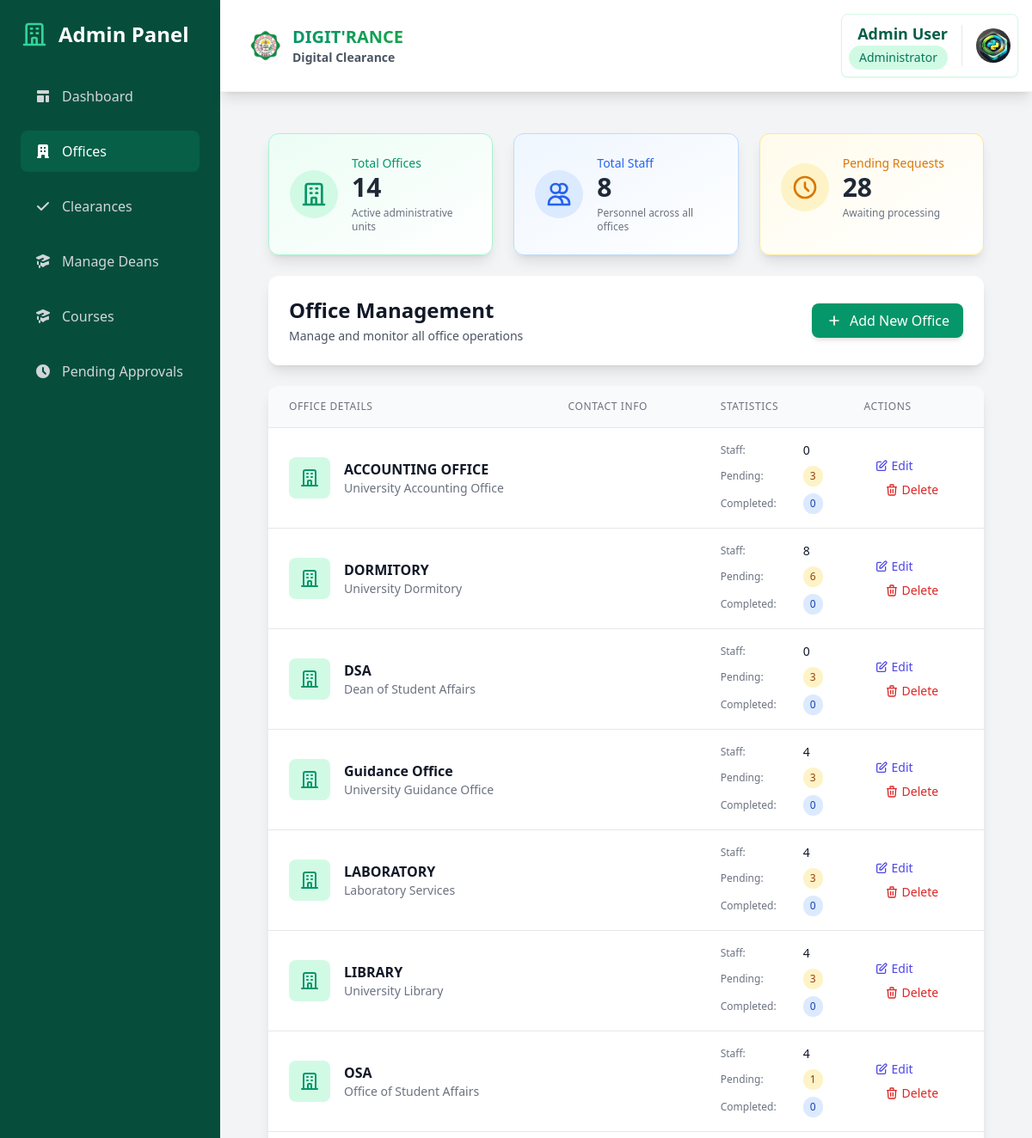
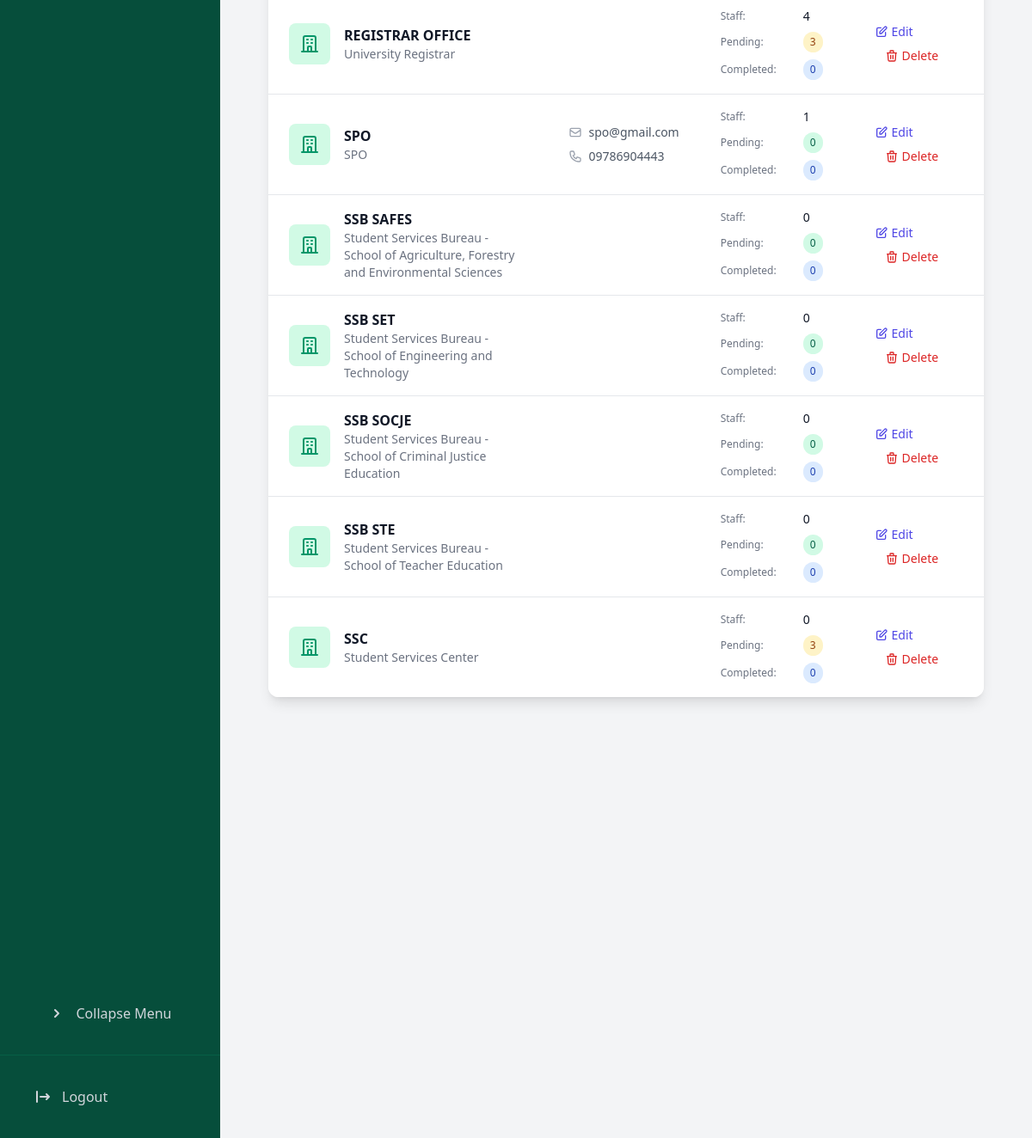
Page /dashboard/admin/offices/ (signed in) on the committed database (2 pictures, top to bottom).
### core/models.py (models this page shows, shortened)
class Office(models.Model):
    OFFICE_TYPES = [
        ('SET', 'SET'),
        ('STE', 'STE'),
        ('SOCJE', 'SOCJE'),
        ('SAFES', 'SAFES'),
        ('SSB SET', 'SSB SET'),
        ('SSB STE', 'SSB STE'),
        ('SSB SOCJE', 'SSB SOCJE'),
        ('SSB SAFES', 'SSB SAFES'),
        ('OTHER', 'OTHER'),
    ]
    name = models.CharField(max_length=255, unique=True)
    office_type = models.CharField(max_length=50, choices=OFFICE_TYPES, default='OTHER')
    affiliated_dean = models.ForeignKey(Dean, on_delete=models.SET_NULL, null=True, blank=True, help_text="Associate this office with a specific dean (program)")
    description = models.TextField(blank=True, null=True)
    location = models.CharField(max_length=255, blank=True, null=True)
    contact_number = models.CharField(max_length=50, blank=True, null=True)
    email = models.EmailField(blank=True, null=True)
    created_at = models.DateTimeField(auto_now_add=True)

### core/views.py (the view, shortened to what this page needs)
# urls.py: path('dashboard/admin/offices/', views.admin_offices, name='admin_offices'),
@login_required
@user_passes_test(lambda u: u.is_superuser)
def admin_offices(request):
    offices = Office.objects.annotate(
        staff_count=Count('staff'),
        pending_requests=Count('clearance_requests',
                             filter=Q(clearance_requests__status='pending')),
        completed_requests=Count('clearance_requests',
                               filter=Q(clearance_requests__status='completed')),
        total_requests=Count('clearance_requests')
    ).order_by('name')
    context = {
        'offices': offices,
        'total_offices': offices.count(),
        'total_staff': Staff.objects.count(),
        'total_pending_requests': sum(office.pending_requests for office in offices),
    }
    return render(request, 'admin/offices.html', context)

### templates/admin/offices.html (shortened to what this page needs)
{% extends 'admin/base_admin.html' %}
{% block admin_content %}
<div class="space-y-6">
    <div class="grid grid-cols-1 md:grid-cols-3 gap-6">
        <div class="bg-gradient-to-br from-emerald-50 to-white rounded-xl shadow-lg p-6 border border-emerald-200 transform hover:scale-105 transition-all duration-300">
            <div class="flex items-center">
                <div class="p-3 rounded-full bg-emerald-100 mr-4">
                    <svg class="w-8 h-8 text-emerald-600" fill="none" stroke="currentColor" viewBox="0 0 24 24">
                        <path stroke-linecap="round" stroke-linejoin="round" stroke-width="2" d="M19 21V5a2 2 0 00-2-2H7a2 2 0 00-2 2v16m14 0h2m-2 0h-5m-9 0H3m2 0h5M9 7h1m-1 4h1m4-4h1m-1 4h1m-5 10v-5a1 1 0 011-1h2a1 1 0 011 1v5m-4 0h4"/>
                    </svg>
                </div>
                <div>
                    <p class="text-sm font-medium text-emerald-600">Total Offices</p>
                    <h3 class="text-3xl font-bold text-gray-800">{{ total_offices }}</h3>
                    <p class="text-xs text-gray-500 mt-1">Active administrative units</p>
                </div>
            </div>
        </div>
        <div class="bg-gradient-to-br from-blue-50 to-white rounded-xl shadow-lg p-6 border border-blue-200 transform hover:scale-105 transition-all duration-300">
            <div class="flex items-center">
                <div class="p-3 rounded-full bg-blue-100 mr-4">
                    <svg class="w-8 h-8 text-blue-600" fill="none" stroke="currentColor" viewBox="0 0 24 24">
                        <path stroke-linecap="round" stroke-linejoin="round" stroke-width="2" d="M12 4.354a4 4 0 110 5.292M15 21H3v-1a6 6 0 0112 0v1zm0 0h6v-1a6 6 0 00-9-5.197M13 7a4 4 0 11-8 0 4 4 0 018 0z"/>
                    </svg>
                </div>
                <div>
                    <p class="text-sm font-medium text-blue-600">Total Staff</p>
                    <h3 class="text-3xl font-bold text-gray-800">{{ total_staff }}</h3>
                    <p class="text-xs text-gray-500 mt-1">Personnel across all offices</p>
                </div>
            </div>
        </div>
        <div class="bg-gradient-to-br from-amber-50 to-white rounded-xl shadow-lg p-6 border border-amber-200 transform hover:scale-105 transition-all duration-300">
            <div class="flex items-center">
                <div class="p-3 rounded-full bg-amber-100 mr-4">
                    <svg class="w-8 h-8 text-amber-600" fill="none" stroke="currentColor" viewBox="0 0 24 24">
                        <path stroke-linecap="round" stroke-linejoin="round" stroke-width="2" d="M12 8v4l3 3m6-3a9 9 0 11-18 0 9 9 0 0118 0z"/>
                    </svg>
                </div>
                <div>
                    <p class="text-sm font-medium text-amber-600">Pending Requests</p>
                    <h3 class="text-3xl font-bold text-gray-800">{{ total_pending_requests }}</h3>
                    <p class="text-xs text-gray-500 mt-1">Awaiting processing</p>
                </div>
            </div>
        </div>
    </div>
    <div class="bg-white rounded-xl shadow-lg p-6">
        <div class="flex justify-between items-center">
            <div>
                <h2 class="text-2xl font-bold text-gray-900">Office Management</h2>
                <p class="text-sm text-gray-600 mt-1">Manage and monitor all office operations</p>
            </div>
            <button onclick="openAddOfficeModal()"
                    class="inline-flex items-center px-4 py-2 bg-emerald-600 text-white rounded-lg hover:bg-emerald-700 transition-all duration-200 transform hover:scale-105 shadow-md">
                <svg class="w-5 h-5 mr-2" fill="none" stroke="currentColor" viewBox="0 0 24 24">
                    <path stroke-linecap="round" stroke-linejoin="round" stroke-width="2" d="M12 6v6m0 0v6m0-6h6m-6 0H6"/>
                </svg>
                Add New Office
            </button>
        </div>
    </div>
    <div class="bg-white rounded-xl shadow-lg overflow-hidden">
        <div class="overflow-x-auto">
            <table class="min-w-full divide-y divide-gray-200">
                <thead class="bg-gray-50">
                    <tr>
                        <th scope="col" class="px-6 py-4 text-left text-xs font-medium text-gray-500 uppercase tracking-wider">Office Details</th>
                        <th scope="col" class="px-6 py-4 text-left text-xs font-medium text-gray-500 uppercase tracking-wider">Contact Info</th>
                        <th scope="col" class="px-6 py-4 text-left text-xs font-medium text-gray-500 uppercase tracking-wider">Statistics</th>
                        <th scope="col" class="px-6 py-4 text-left text-xs font-medium text-gray-500 uppercase tracking-wider">Actions</th>
                    </tr>
                </thead>
                <tbody class="bg-white divide-y divide-gray-200">
                    {% for office in offices %}
                    <tr class="hover:bg-gray-50 transition-colors duration-200">
                        <td class="px-6 py-4">
                            <div class="flex items-center">
                                <div class="flex-shrink-0 h-12 w-12 bg-emerald-100 rounded-lg flex items-center justify-center">
                                    <svg class="h-6 w-6 text-emerald-600" fill="none" stroke="currentColor" viewBox="0 0 24 24">
                                        <path stroke-linecap="round" stroke-linejoin="round" stroke-width="2" d="M19 21V5a2 2 0 00-2-2H7a2 2 0 00-2 2v16m14 0h2m-2 0h-5m-9 0H3m2 0h5M9 7h1m-1 4h1m4-4h1m-1 4h1m-5 10v-5a1 1 0 011-1h2a1 1 0 011 1v5m-4 0h4"/>
                                    </svg>
                                </div>
                                <div class="ml-4">
                                    <div class="text-base font-semibold text-gray-900">{{ office.name }}</div>
                                    {% if office.description %}
                                    <div class="text-sm text-gray-500">{{ office.description }}</div>
                                    {% endif %}
                                </div>
                            </div>
                        </td>
                        <td class="px-6 py-4">
                            {% if office.email or office.contact_number %}
                            <div class="space-y-2">
                                {% if office.email %}
                                <div class="flex items-center text-sm text-gray-600">
                                    <svg class="w-4 h-4 mr-2 text-gray-400" fill="none" stroke="currentColor" viewBox="0 0 24 24">
                                        <path stroke-linecap="round" stroke-linejoin="round" stroke-width="2" d="M3 8l7.89 5.26a2 2 0 002.22 0L21 8M5 19h14a2 2 0 002-2V7a2 2 0 00-2-2H5a2 2 0 00-2 2v10a2 2 0 002 2z"/>
                                    </svg>
                                    <span class="hover:text-emerald-600 transition-colors duration-200">{{ office.email }}</span>
                                </div>
                                {% endif %}
                                {% if office.contact_number %}
                                <div class="flex items-center text-sm text-gray-600">
                                    {{ office.contact_number }}
                                </div>
                                {% endif %}
                            </div>
                            {% endif %}
                        </td>
                        <td class="px-6 py-4">
                            <div class="space-y-2">
                                <div class="flex items-center">
                                    <div class="w-24 text-xs text-gray-500">Staff:</div>
                                    <span class="text-sm font-medium text-gray-900">{{ office.staff_count }}</span>
                                </div>
                                <div class="flex items-center">
                                    <div class="w-24 text-xs text-gray-500">Pending:</div>
                                    <span class="px-2 py-1 text-xs font-medium rounded-full {% if office.pending_requests > 0 %}bg-amber-100 text-amber-800{% else %}bg-emerald-100 text-emerald-800{% endif %}">
                                        {{ office.pending_requests }}
                                    </span>
                                </div>
                                <div class="flex items-center">
                                    <div class="w-24 text-xs text-gray-500">Completed:</div>
                                    <span class="px-2 py-1 text-xs font-medium rounded-full bg-blue-100 text-blue-800">
                                        {{ office.completed_requests }}
                                    </span>
                                </div>
                            </div>
                        </td>
                        <td class="px-6 py-4 text-sm font-medium space-x-3">
                            <button onclick="editOffice('{{ office.id }}')"
                                    class="text-indigo-600 hover:text-indigo-900 inline-flex items-center hover:bg-indigo-50 px-3 py-1 rounded-md transition-colors duration-200">
                                <svg class="w-4 h-4 mr-1" fill="none" stroke="currentColor" viewBox="0 0 24 24">
                                    <path stroke-linecap="round" stroke-linejoin="round" stroke-width="2" d="M11 5H6a2 2 0 00-2 2v11a2 2 0 002 2h11a2 2 0 002-2v-5m-1.414-9.414a2 2 0 112.828 2.828L11.828 15H9v-2.828l8.586-8.586z"/>
                                </svg>
                                Edit
                            </button>
                            <button onclick="deleteOffice('{{ office.id }}', '{{ office.name|escapejs }}')"
                                    class="text-red-600 hover:text-red-900 inline-flex items-center hover:bg-red-50 px-3 py-1 rounded-md transition-colors duration-200">
                                <svg class="w-4 h-4 mr-1" fill="none" stroke="currentColor" viewBox="0 0 24 24">
                                    <path stroke-linecap="round" stroke-linejoin="round" stroke-width="2" d="M19 7l-.867 12.142A2 2 0 0116.138 21H7.862a2 2 0 01-1.995-1.858L5 7m5 4v6m4-6v6m1-10V4a1 1 0 00-1-1h-4a1 1 0 00-1 1v3M4 7h16"/>
                                </svg>
                                Delete
                            </button>
                        </td>
                    </tr>
                    {% endfor %}
                </tbody>
            </table>
        </div>
    </div>
</div>
{% endblock %}

### templates/components/navbar.html (shortened to what this page needs)
{% load static %}
<header class="bg-white shadow-lg p-4 flex justify-between items-center border-b border-gray-100 sticky top-0 z-50">
    <div class="flex items-center">
        <h1 class="text-xl font-bold flex items-center ml-4 text-gray-800">
            <a href="{% url 'home' %}" class="flex items-center group">
                <img src="{% static 'img/permit_logo.png' %}" alt="JHCSC Logo" class="h-10 w-10 mr-3 rounded-full shadow-sm">
                <div class="flex flex-col">
                    <span class="text-gradient bg-clip-text text-transparent bg-gradient-to-r from-emerald-600 to-green-600 group-hover:from-emerald-700 group-hover:to-green-700 transition-all">
                    </span>
                    <span class="text-sm text-gray-600">Digital Clearance</span>
                </div>
            </a>
        </h1>    </div>
    <div class="flex items-center">
        {% if user.is_authenticated %}
            <div class="bg-white rounded-lg shadow-sm border border-emerald-100 hover:shadow-md transition-all duration-200">
                <div class="flex items-center space-x-4 p-2">
                    <div class="flex flex-col items-end">
                        <span class="font-semibold text-lg text-emerald-800">
                            {% if user.programchair %}
                                {{ user.get_full_name }}
                            {% elif user.student %}
                                {{ user.student.full_name }}
                            {% elif user.staff %}
                                {{ user.get_full_name }}
                            {% else %}
                                {{ user.get_full_name }}
                            {% endif %}
                        </span>
                        <span class="text-sm px-3 py-1 bg-emerald-100 text-emerald-700 rounded-full font-medium">
                            {% if user.programchair %}
                                Program Chair
                            {% elif user.student %}
                                Student
                            {% elif user.staff %}
                                {{ user.staff.office.name }} Staff
                            {% elif user.is_superuser %}
                                Administrator
                            {% endif %}
                        </span>
                    </div>
                    <div class="relative group">
                        {% if user.student %}
                            <img src="{{ user.student.get_profile_picture_url }}"
                                 alt="Profile"
                                 class="w-10 h-10 rounded-full object-cover">
                        {% elif user.programchair %}
                            <img src="{{ user.programchair.get_profile_picture_url }}"
                                 alt="Profile"
                                 class="w-10 h-10 rounded-full object-cover">
                        {% elif user.staff %}
                            <img src="{{ user.staff.get_profile_picture_url }}"
                                 alt="Profile"
                                 class="w-10 h-10 rounded-full object-cover">
                        {% elif user.is_superuser %}
                            {% if user.userprofile %}
                                <img src="{{ user.userprofile.get_profile_picture_url }}"
                                     alt="Profile"
                                     class="w-10 h-10 rounded-full object-cover">
                            {% else %}
                                <img src="{% static 'img/default-profile.png' %}"
                                     alt="Profile"
                                     class="w-10 h-10 rounded-full object-cover">
                            {% endif %}
                        {% endif %}
                    </div>
                </div>
            </div>
        {% endif %}
    </div>
</header>

### rows in the picture
Office: name "ACCOUNTING OFFICE", description "University Accounting Office", staff_count "0", pending_requests "3", completed_requests "0"
Office: name "DORMITORY", description "University Dormitory", staff_count "8", pending_requests "6", completed_requests "0"
Office: name "DSA", description "Dean of Student Affairs", staff_count "0", pending_requests "3", completed_requests "0"
Office: name "Guidance Office", description "University Guidance Office", staff_count "4", pending_requests "3", completed_requests "0"
Office: name "LABORATORY", description "Laboratory Services", staff_count "4", pending_requests "3", completed_requests "0"
Office: name "LIBRARY", description "University Library", staff_count "4", pending_requests "3", completed_requests "0"
Office: name "OSA", description "Office of Student Affairs", staff_count "4", pending_requests "1", completed_requests "0"
Office: name "REGISTRAR OFFICE", description "University Registrar", staff_count "4", pending_requests "3", completed_requests "0"
Office: name "SPO", description "SPO", email "spo@gmail.com", contact_number "09786904443", staff_count "1", pending_requests "0", completed_requests "0"
Office: name "SSB SAFES", description "Student Services Bureau - School of Agriculture, Forestry and Environmental Sciences", staff_count "0", pending_requests "0", completed_requests "0"
Office: name "SSB SET", description "Student Services Bureau - School of Engineering and Technology", staff_count "0", pending_requests "0", completed_requests "0"
Office: name "SSB SOCJE", description "Student Services Bureau - School of Criminal Justice Education", staff_count "0", pending_requests "0", completed_requests "0"
Office: name "SSB STE", description "Student Services Bureau - School of Teacher Education", staff_count "0", pending_requests "0", completed_requests "0"
Office: name "SSC", description "Student Services Center", staff_count "0", pending_requests "3", completed_requests "0"

### other values in the picture
{{ user.get_full_name }} "Admin User"
{{ total_offices }} "14"
{{ total_staff }} "8"
{{ total_pending_requests }} "28"
